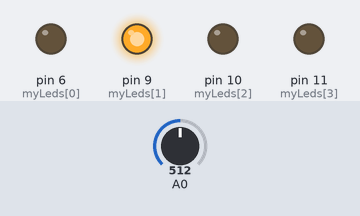
The sketch below on a simulated Arduino Uno, built with avr-gcc and run on an emulated ATmega328P. Shown: output pins drawn as LEDs (lit = HIGH). The test bench sets the inputs (shaded band); at power-on: A0 = 512.

Above: at 1.2 s.
1.3 s: A0 set to 309
At 2.4 s:
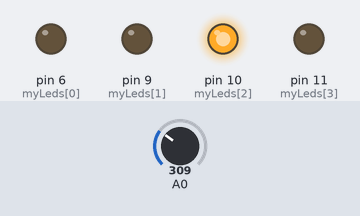
2.8 s: A0 set to 273
4.3 s: A0 set to 238
At 5.3 s:
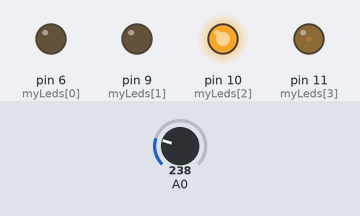
5.8 s: A0 set to 122
At 6.9 s:
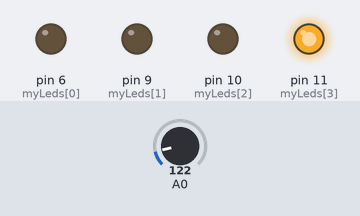
7.3 s: A0 set to 266
At 8.2 s:
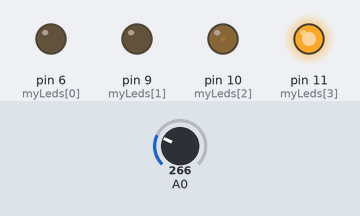
8.8 s: A0 set to 246
At 9.8 s:
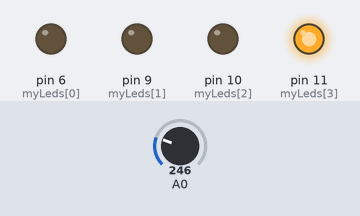
Timing chart, 0 to 11.3 s (numbered marks = the images above; inputs shaded):
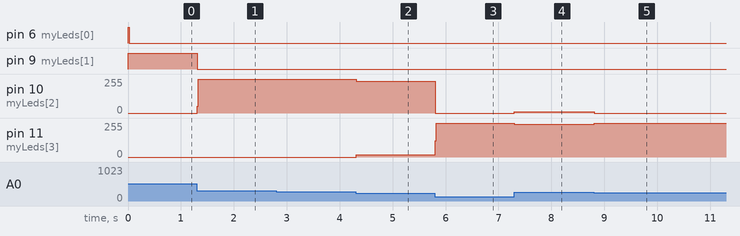

The sketch:

sketch_jan28a.ino
```cpp
// "Energy transer experiment" || 4 LEDS

int myLeds[] = {6, 9, 10, 11};
int size = sizeof(myLeds) / sizeof(int);
int light = 0;
int val = 0;
int val2 = 0;
int led = 0;
int led2 = 0;
bool firstStart = true;

bool go = true;
int intensity = 0;

void setup() {
  Serial.begin(9600);
  for (int i = 0; i < size; i++) {
    pinMode(myLeds[i], OUTPUT);
  }
}

void loop() {
  light = 1023 - analogRead(0) + 1;
//  light = 1023 - intensity + 1;
  led2 = led;

  if (firstStart) {
    val = light;
    while (val2 > 256) {
      led++;
      val -= 256;
    }
    firstStart = false;
  } else {
    val = light - led * 256;
    if (val > 319) {
      led++;
    } else if (val < -63) {
      led--;
    }
  }

  val2 = 0;
  if (val > 256) {
    led2++;
    val2 = val - 256;
  } else if (val < 0) {
    led2--;
    val2 = - val;
  }

  for (int i = 0; i < size; i++) {
    if (i == led)
      analogWrite(myLeds[i], 255 - val2);
    else if (i == led2)
      analogWrite(myLeds[i], val2);
    else
      analogWrite(myLeds[i], 0);
  }

//  Serial.println(light);
//  Serial.println(led);
//  Serial.println(val);
//  Serial.println(val2);
//  Serial.println();

  if (go)
    intensity++;
  else
    intensity--;
  if (intensity == 1023 || intensity == 0)
    go = !go;

  delay(20);
}
```

Measured:
- after the input at 1.3 s, pin 9 (myLeds[1]): HIGH → LOW at once; pin 10 (myLeds[2]): 0/255 → 255/255 at once
- after the input at 2.8 s, every drawn part: stays the same
- after the input at 4.3 s, pin 10 (myLeds[2]): 255/255 → 237/255 at once; pin 11 (myLeds[3]): 0/255 → 18/255 at once
- after the input at 5.8 s, pin 10 (myLeds[2]): 237/255 → 0/255 at once; pin 11 (myLeds[3]): 18/255 → 255/255 at once
- after the input at 7.3 s, pin 10 (myLeds[2]): 0/255 → 10/255 at once; pin 11 (myLeds[3]): 255/255 → 245/255 at once
- after the input at 8.8 s, pin 10 (myLeds[2]): 10/255 → 0/255 at once; pin 11 (myLeds[3]): 245/255 → 255/255 at once
